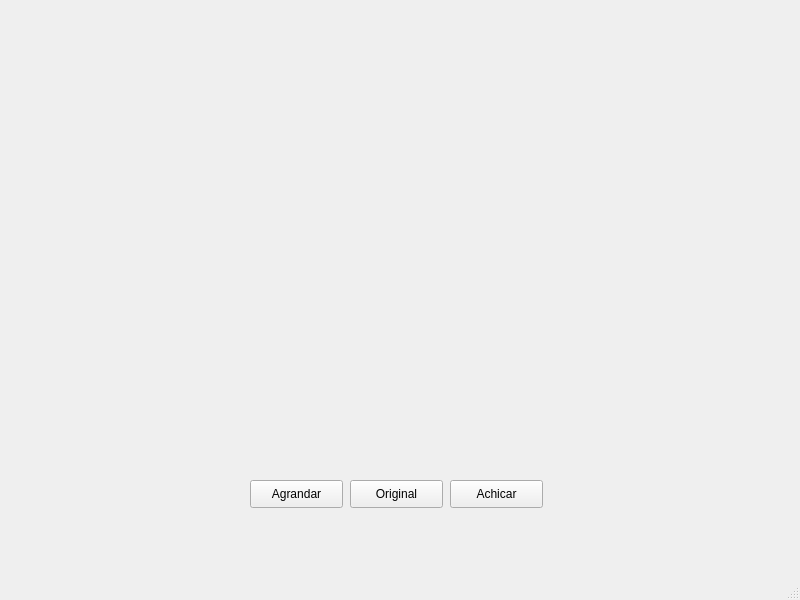
<?xml version="1.0" encoding="UTF-8"?>
<ui version="4.0">
 <class>mainWindow</class>
 <widget class="QMainWindow" name="mainWindow">
  <property name="geometry">
   <rect>
    <x>0</x>
    <y>0</y>
    <width>800</width>
    <height>600</height>
   </rect>
  </property>
  <property name="windowTitle">
   <string>Procesamiento</string>
  </property>
  <widget class="QWidget" name="centralwidget">
   <widget class="QWidget" name="verticalLayoutWidget">
    <property name="geometry">
     <rect>
      <x>180</x>
      <y>30</y>
      <width>411</width>
      <height>411</height>
     </rect>
    </property>
    <layout class="QVBoxLayout" name="OpenGLLayout"/>
   </widget>
   <widget class="QPushButton" name="agrandar">
    <property name="geometry">
     <rect>
      <x>250</x>
      <y>480</y>
      <width>93</width>
      <height>28</height>
     </rect>
    </property>
    <property name="text">
     <string>Agrandar</string>
    </property>
   </widget>
   <widget class="QPushButton" name="original">
    <property name="geometry">
     <rect>
      <x>350</x>
      <y>480</y>
      <width>93</width>
      <height>28</height>
     </rect>
    </property>
    <property name="text">
     <string>Original</string>
    </property>
   </widget>
   <widget class="QPushButton" name="achicar">
    <property name="geometry">
     <rect>
      <x>450</x>
      <y>480</y>
      <width>93</width>
      <height>28</height>
     </rect>
    </property>
    <property name="text">
     <string>Achicar</string>
    </property>
   </widget>
  </widget>
  <widget class="QMenuBar" name="menubar">
   <property name="geometry">
    <rect>
     <x>0</x>
     <y>0</y>
     <width>800</width>
     <height>26</height>
    </rect>
   </property>
  </widget>
  <widget class="QStatusBar" name="statusbar"/>
 </widget>
 <resources/>
 <connections/>
</ui>
